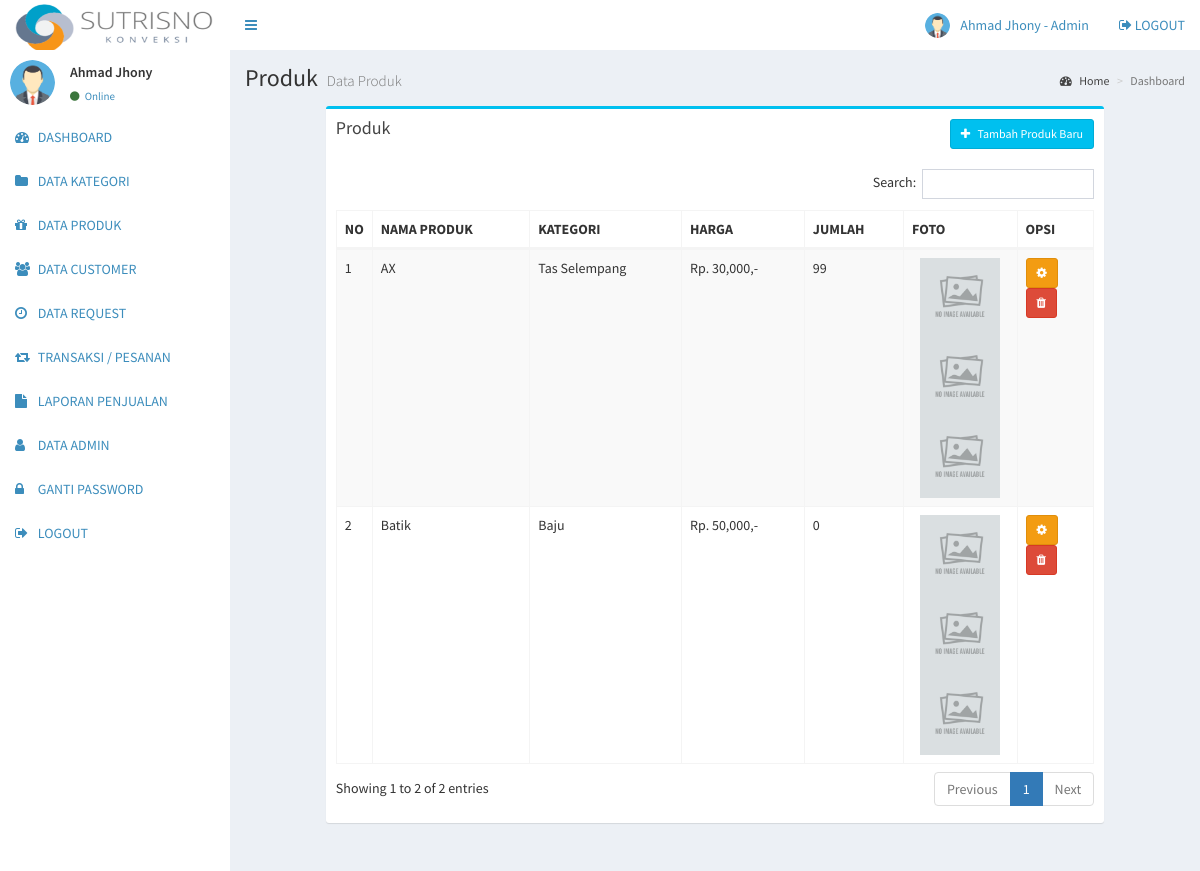
/admin/produk.php (signed in), run on the app's committed database.
### tables this page shows
CREATE TABLE `produk` (
  `produk_id` int NOT NULL,
  `produk_nama` varchar(255) NOT NULL,
  `produk_kategori` int NOT NULL,
  `produk_harga` int NOT NULL,
  `produk_keterangan` text NOT NULL,
  `produk_jumlah` int NOT NULL,
  `produk_berat` int NOT NULL,
  `produk_foto1` varchar(255) DEFAULT NULL,
  `produk_foto2` varchar(255) DEFAULT NULL,
  `produk_foto3` varchar(255) DEFAULT NULL
);

CREATE TABLE `kategori` (
  `kategori_id` int NOT NULL,
  `kategori_nama` varchar(255) NOT NULL
);

### admin/produk.php (the view)
<?php include 'header.php'; ?>
<div class="content-wrapper">
  <section class="content-header">
    <h1>
      Produk
      <small>Data Produk</small>
    </h1>
    <ol class="breadcrumb">
      <li><a href="#"><i class="fa fa-dashboard"></i> Home</a></li>
      <li class="active">Dashboard</li>
    </ol>
  </section>
  <section class="content">
    <div class="row">
      <section class="col-lg-10 col-lg-offset-1">
        <div class="box box-info">
          <div class="box-header">
            <h3 class="box-title">Produk</h3>
            <a href="produk_tambah.php" class="btn btn-info btn-sm pull-right"><i class="fa fa-plus"></i> &nbsp Tambah Produk Baru</a>
          </div>
          <div class="box-body">
            <div class="table-responsive">
              <table class="table table-bordered table-striped" id="table-datatable">
                <thead>
                  <tr>
                    <th width="1%">NO</th>
                    <th>NAMA PRODUK</th>
                    <th>KATEGORI</th>
                    <th>HARGA</th>
                    <th>JUMLAH</th>
                    <th width="15%">FOTO</th>
                    <th width="10%">OPSI</th>
                  </tr>
                </thead>
                <tbody>
                  <?php
                  include '../koneksi.php';
                  $no=1;
                  $data = mysqli_query($koneksi,"SELECT * FROM produk,kategori where kategori_id=produk_kategori order by produk_id desc");
                  while($d = mysqli_fetch_array($data)){
                    ?>
                    <tr>
                      <td><?php echo $no++; ?></td>
                      <td><?php echo $d['produk_nama']; ?></td>
                      <td><?php echo $d['kategori_nama']; ?></td>
                      <td><?php echo "Rp. ".number_format($d['produk_harga']).",-"; ?></td>
                      <td><?php echo number_format($d['produk_jumlah']); ?></td>
                      <td>
                        <center>
                          <?php if($d['produk_foto1'] == ""){ ?>
                            <img src="../gambar/sistem/produk.png" style="width: 80px;height: auto">
                          <?php }else{ ?>
                            <img src="../gambar/produk/<?php echo $d['produk_foto1'] ?>" style="width: 80px;height: auto">
                          <?php } ?>
                        </center>
                        <center>
                          <?php if($d['produk_foto2'] == ""){ ?>
                            <img src="../gambar/sistem/produk.png" style="width: 80px;height: auto">
                          <?php }else{ ?>
                            <img src="../gambar/produk/<?php echo $d['produk_foto2'] ?>" style="width: 80px;height: auto">
                          <?php } ?>
                        </center>
                        <center>
                          <?php if($d['produk_foto3'] == ""){ ?>
                            <img src="../gambar/sistem/produk.png" style="width: 80px;height: auto">
                          <?php }else{ ?>
                            <img src="../gambar/produk/<?php echo $d['produk_foto3'] ?>" style="width: 80px;height: auto">
                          <?php } ?>
                        </center>
                      </td>
                      <td>
                        <a class="btn btn-warning btn-sm" href="produk_edit.php?id=<?php echo $d['produk_id'] ?>"><i class="fa fa-cog"></i></a>
                        <a class="btn btn-danger btn-sm" href="produk_hapus.php?id=<?php echo $d['produk_id'] ?>"><i class="fa fa-trash"></i></a>
                      </td>
                    </tr>
                    <?php
                  }
                  ?>
                </tbody>
              </table>
            </div>
          </div>
        </div>
      </section>
    </div>
  </section>
</div>
<?php include 'footer.php'; ?>

### admin/header.php (shortened to what this page needs)
<!DOCTYPE html>
<html>
<head>
  <link rel="stylesheet" href="../assets/bower_components/bootstrap/dist/css/bootstrap.min.css">
  <link rel="stylesheet" href="../assets/bower_components/font-awesome/css/font-awesome.min.css">
  <link rel="stylesheet" href="../assets/bower_components/Ionicons/css/ionicons.min.css">
  <link rel="stylesheet" href="../assets/dist/css/AdminLTE.min.css">
  <link rel="stylesheet" href="../assets/bower_components/datatables.net-bs/css/dataTables.bootstrap.min.css">
  <link rel="stylesheet" href="../assets/dist/css/skins/_all-skins.min.css">
  <link rel="stylesheet" href="../assets/bower_components/morris.js/morris.css">
  <link rel="stylesheet" href="../assets/bower_components/jvectormap/jquery-jvectormap.css">
  <link rel="stylesheet" href="../assets/bower_components/bootstrap-datepicker/dist/css/bootstrap-datepicker.min.css">
  <link rel="stylesheet" href="../assets/bower_components/bootstrap-daterangepicker/daterangepicker.css">
  <link rel="stylesheet" href="../assets/plugins/bootstrap-wysihtml5/bootstrap3-wysihtml5.min.css">
  <?php
  include '../koneksi.php';
  ?>
</head>
<body class="hold-transition  sidebar-mini">
  <div class="wrapper">
    <header class="main-header">
      <a href="index.php" class="logo">
        <img src="../frontend/img/logokonveksi.png" width="200" height="50" alt="">
      </a>
      <nav class="navbar navbar-static-top">
        <a href="#" class="sidebar-toggle" data-toggle="push-menu" role="button">
        </a>
        <div class="navbar-custom-menu">
          <ul class="nav navbar-nav">
            <li class="dropdown user user-menu">
              <a href="#" class="dropdown-toggle" data-toggle="dropdown">
                <?php
                $id_admin = $_SESSION['id'];
                $profil = mysqli_query($koneksi,"select * from admin where admin_id='$id_admin'");
                $profil = mysqli_fetch_assoc($profil);
                if($profil['admin_foto'] == ""){
                  ?>
                  <img src="../gambar/sistem/user.png" class="user-image">
                <?php }else{ ?>
                  <img src="../gambar/user/<?php echo $profil['admin_foto'] ?>" class="user-image">
                <?php } ?>
                <span class="hidden-xs"><?php echo $_SESSION['nama']; ?> - Admin</span>
              </a>
            </li>
            <li>
              <a href="logout.php"><i class="fa fa-sign-out"></i> LOGOUT</a>
            </li>
          </ul>
        </div>
      </nav>
    </header>
    <aside class="main-sidebar">
      <section class="sidebar">
        <div class="user-panel">
          <div class="pull-left image">
            <?php
            $id = $_SESSION['id'];
            $profil = mysqli_query($koneksi,"select * from admin where admin_id='$id'");
            $profil = mysqli_fetch_assoc($profil);
            if($profil['admin_foto'] == ""){
              ?>
              <img src="../gambar/sistem/user.png" class="img-circle">
            <?php }else{ ?>
              <img src="../gambar/user/<?php echo $profil['admin_foto'] ?>" class="img-circle" style="max-height:45px">
            <?php } ?>
          </div>
          <div class="pull-left info">
            <p><?php echo $_SESSION['nama']; ?></p>
            <a href="#"><i class="fa fa-circle text-success"></i> Online</a>
          </div>
        </div>
        <ul class="sidebar-menu" data-widget="tree">
          <li>
            <a href="index.php">
              <i class="fa fa-dashboard"></i> <span>DASHBOARD</span>
            </a>
          </li>
          <li>
            <a href="kategori.php">
              <i class="fa fa-folder"></i> <span>DATA KATEGORI</span>
            </a>
          </li>
          <li>
            <a href="produk.php">
              <i class="fa fa-gift"></i> <span>DATA PRODUK</span>
            </a>
          </li>
          <li>
            <a href="customer.php">
              <i class="fa fa-users"></i> <span>DATA CUSTOMER</span>
            </a>
          </li>
          <li>
            <a href="request.php">
              <i class="fa fa-clock-o"></i> <span>DATA REQUEST</span>
            </a>
          </li>
           <li>
            <a href="transaksi.php">
              <i class="fa fa-retweet"></i> <span>TRANSAKSI / PESANAN</span>
            </a>
          </li>
          <li>
            <a href="laporan.php">
              <i class="fa fa-file"></i> <span>LAPORAN PENJUALAN</span>
            </a>
          </li>
          <li>
            <a href="admin.php">
              <i class="fa fa-user"></i> <span>DATA ADMIN</span>
            </a>
          </li>
          <li>
            <a href="gantipassword.php">
              <i class="fa fa-lock"></i> <span>GANTI PASSWORD</span>
            </a>
          </li>
          <li>
            <a href="logout.php">
              <i class="fa fa-sign-out"></i> <span>LOGOUT</span>
            </a>
          </li>
        </ul>
      </section>
    </aside>

### admin/footer.php (shortened to what this page needs)
</div>
</body>
</html>

### data on the page
produk: produk_nama "AX", kategori.kategori_nama "Tas Selempang", produk_harga "30,000", produk_jumlah "99"
produk: produk_nama "Batik", kategori.kategori_nama "Baju", produk_harga "50,000", produk_jumlah "0"

### other printed values
$_SESSION['nama'] "Ahmad Jhony"
